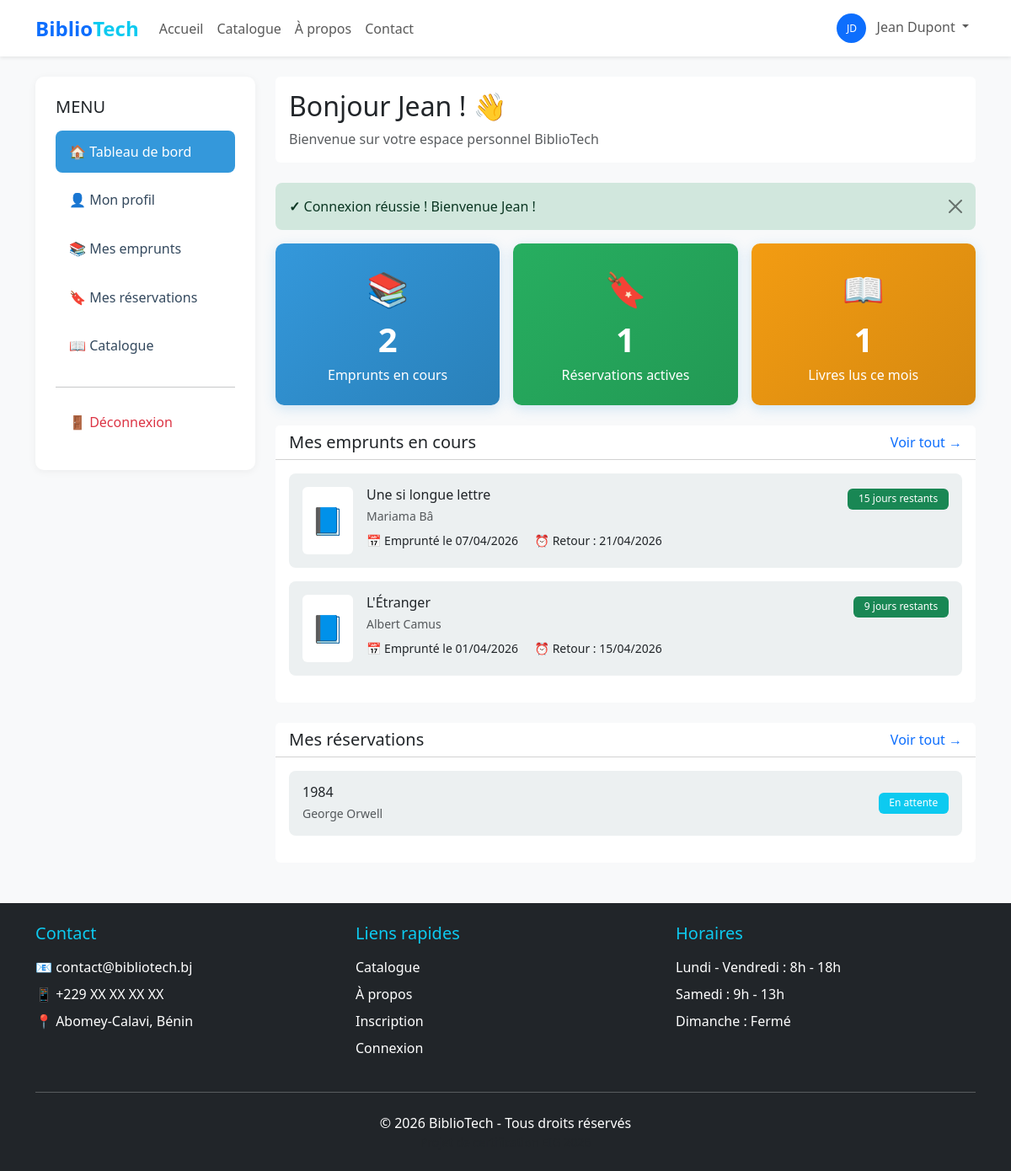
The page /frontend/membre/dashboard.php (signed in) on the database its author committed.
### tables this page shows
CREATE TABLE emprunts (
    id INT PRIMARY KEY AUTO_INCREMENT,
    utilisateur_id INT NOT NULL,
    livre_id INT NOT NULL,
    date_emprunt DATE NOT NULL DEFAULT (CURRENT_DATE),
    date_retour_prevue DATE NOT NULL,
    date_retour_effective DATE,
    statut ENUM('en_cours', 'retourne', 'en_retard') DEFAULT 'en_cours',
    enregistre_par INT,  
    created_at TIMESTAMP DEFAULT CURRENT_TIMESTAMP,
    updated_at TIMESTAMP DEFAULT CURRENT_TIMESTAMP ON UPDATE CURRENT_TIMESTAMP,
    FOREIGN KEY (utilisateur_id) REFERENCES utilisateurs(id) ON DELETE CASCADE,
    FOREIGN KEY (livre_id) REFERENCES livres(id) ON DELETE CASCADE,
    FOREIGN KEY (enregistre_par) REFERENCES utilisateurs(id) ON DELETE SET NULL,
    INDEX idx_utilisateur (utilisateur_id),
    INDEX idx_livre (livre_id),
    INDEX idx_statut (statut),
    INDEX idx_dates (date_emprunt, date_retour_prevue)
);

CREATE TABLE livres (
    id INT PRIMARY KEY AUTO_INCREMENT,
    titre VARCHAR(255) NOT NULL,
    auteur VARCHAR(150) NOT NULL,
    isbn VARCHAR(20) UNIQUE,
    categorie_id INT NOT NULL,
    description TEXT,
    image_couverture VARCHAR(255),
    nombre_exemplaires INT DEFAULT 1,
    exemplaires_disponibles INT DEFAULT 1,
    date_ajout DATE DEFAULT (CURRENT_DATE),
    created_at TIMESTAMP DEFAULT CURRENT_TIMESTAMP,
    updated_at TIMESTAMP DEFAULT CURRENT_TIMESTAMP ON UPDATE CURRENT_TIMESTAMP,
    FOREIGN KEY (categorie_id) REFERENCES categories(id) ON DELETE RESTRICT,
    INDEX idx_titre (titre),
    INDEX idx_auteur (auteur),
    INDEX idx_isbn (isbn),
    INDEX idx_categorie (categorie_id)
);

CREATE TABLE reservations (
    id INT PRIMARY KEY AUTO_INCREMENT,
    utilisateur_id INT NOT NULL,
    livre_id INT NOT NULL,
    date_reservation DATETIME DEFAULT CURRENT_TIMESTAMP,
    statut ENUM('en_attente', 'disponible', 'annulee', 'traitee') DEFAULT 'en_attente',
    date_expiration DATE,  
    created_at TIMESTAMP DEFAULT CURRENT_TIMESTAMP,
    updated_at TIMESTAMP DEFAULT CURRENT_TIMESTAMP ON UPDATE CURRENT_TIMESTAMP,
    FOREIGN KEY (utilisateur_id) REFERENCES utilisateurs(id) ON DELETE CASCADE,
    FOREIGN KEY (livre_id) REFERENCES livres(id) ON DELETE CASCADE,
    INDEX idx_utilisateur (utilisateur_id),
    INDEX idx_livre (livre_id),
    INDEX idx_statut (statut)
);

### backend/models/Emprunt.php (called while the page is built, shortened)
<?php
class Emprunt {
    private $conn;
    private $table = 'emprunts';
    public function __construct($db) {
        $this->conn = $db;
    }
    public function getParUtilisateur($user_id, $statut = null) {
        $query = "SELECT
                    e.id, e.date_emprunt, e.date_retour_prevue, e.date_retour_effective, e.statut,
                    DATEDIFF(e.date_retour_prevue, CURDATE()) as jours_restants,
                    l.id as livre_id, l.titre, l.auteur, l.image_couverture,
                    c.nom as categorie
                  FROM " . $this->table . " e
                  JOIN livres l ON e.livre_id = l.id
                  LEFT JOIN categories c ON l.categorie_id = c.id
                  WHERE e.utilisateur_id = :user_id";
        if ($statut) {
            $query .= " AND e.statut = :statut";
        }
        $query .= " ORDER BY e.date_emprunt DESC";
        $stmt = $this->conn->prepare($query);
        $stmt->bindParam(':user_id', $user_id);
        if ($statut) {
            $stmt->bindParam(':statut', $statut);
        }
        $stmt->execute();
        return $stmt->fetchAll(PDO::FETCH_ASSOC);
    }
}
?>

### frontend/membre/dashboard.php (the view, shortened to what this page needs)
<?php
require_once '../../backend/init.php';
require_once '../../backend/config/database.php';
require_once '../../backend/models/Emprunt.php';
$user = getUtilisateurConnecte();
$database = new Database();
$db = $database->getConnection();
$emprunt = new Emprunt($db);
$emprunt->updateEmpruntsRetard();
$emprunts_en_cours = $emprunt->getParUtilisateur($user['id'], 'en_cours');
$emprunts_en_retard = $emprunt->getParUtilisateur($user['id'], 'en_retard');
$emprunts_actifs = array_merge($emprunts_en_cours, $emprunts_en_retard);
$query_reservations = "SELECT r.*, l.titre, l.auteur
                       FROM reservations r
                       JOIN livres l ON r.livre_id = l.id
                       WHERE r.utilisateur_id = :user_id AND r.statut IN ('en_attente', 'disponible')
                       ORDER BY r.date_reservation DESC";
$stmt = $db->prepare($query_reservations);
$stmt->bindParam(':user_id', $user['id']);
$stmt->execute();
$reservations = $stmt->fetchAll(PDO::FETCH_ASSOC);
$query_lus = "SELECT COUNT(*) as total FROM emprunts
              WHERE utilisateur_id = :user_id
              AND statut = 'retourne'
              AND MONTH(date_retour_effective) = MONTH(CURDATE())
              AND YEAR(date_retour_effective) = YEAR(CURDATE())";
$stmt = $db->prepare($query_lus);
$stmt->bindParam(':user_id', $user['id']);
$stmt->execute();
$livres_lus_mois = $stmt->fetch(PDO::FETCH_ASSOC)['total'];
$stats = [
    'emprunts_actifs' => count($emprunts_actifs),
    'reservations'    => count($reservations),
    'livres_lus_mois' => $livres_lus_mois,
];
?>
<!DOCTYPE html>
<html lang="fr">
<head>
    <link href="https://cdn.jsdelivr.net/npm/bootstrap@5.3.0/dist/css/bootstrap.min.css" rel="stylesheet">
    <link rel="stylesheet" href="../assets/css/style.css">
</head>
<body class="bg-light">
    <?php include '../includes/header.php'; ?>
    <div class="container my-4">
        <div class="row">
            <div class="col-md-3">
                <div class="sidebar">
                    <h5 class="mb-3">MENU</h5>
                    <nav class="nav flex-column">
                        <a class="nav-link active" href="dashboard.php">🏠 Tableau de bord</a>
                        <a class="nav-link" href="profil.php">👤 Mon profil</a>
                        <a class="nav-link" href="emprunts.php">📚 Mes emprunts</a>
                        <a class="nav-link" href="reservations.php">🔖 Mes réservations</a>
                        <a class="nav-link" href="../catalogue.php">📖 Catalogue</a>
                        <hr>
                        <a class="nav-link text-danger" href="../deconnexion.php">🚪 Déconnexion</a>
                    </nav>
                </div>
            </div>
            <div class="col-md-9">
                <div class="card mb-4">
                    <div class="card-body">
                        <h2>Bonjour <?php echo htmlspecialchars($user['prenoms']); ?> ! 👋</h2>
                        <p class="text-muted mb-0">Bienvenue sur votre espace personnel BiblioTech</p>
                    </div>
                </div>
                <?php echo afficherMessage(); ?>
                <div class="row g-3 mb-4">
                    <div class="col-md-4">
                        <a href="emprunts.php" class="stat-card-link">
                            <div class="stat-card text-center">
                                <div style="font-size: 2.5rem;">📚</div>
                                <div style="font-size: 2.5rem; font-weight: bold;"><?php echo $stats['emprunts_actifs']; ?></div>
                                <div>Emprunts en cours</div>
                            </div>
                        </a>
                    </div>
                    <div class="col-md-4">
                        <a href="reservations.php" class="stat-card-link">
                            <div class="stat-card success text-center">
                                <div style="font-size: 2.5rem;">🔖</div>
                                <div style="font-size: 2.5rem; font-weight: bold;"><?php echo $stats['reservations']; ?></div>
                                <div>Réservations actives</div>
                            </div>
                        </a>
                    </div>
                    <div class="col-md-4">
                        <a href="emprunts.php?tab=historique" class="stat-card-link">
                            <div class="stat-card warning text-center">
                                <div style="font-size: 2.5rem;">📖</div>
                                <div style="font-size: 2.5rem; font-weight: bold;"><?php echo $stats['livres_lus_mois']; ?></div>
                                <div>Livres lus ce mois</div>
                            </div>
                        </a>
                    </div>
                </div>
                <div class="card mb-4">
                    <div class="card-header bg-white">
                        <div class="d-flex justify-content-between align-items-center">
                            <h5 class="mb-0">Mes emprunts en cours</h5>
                            <a href="emprunts.php" class="text-decoration-none">Voir tout →</a>
                        </div>
                    </div>
                    <div class="card-body">
                        <?php if (empty($emprunts_actifs)): ?>
                        <p class="text-muted mb-0">Aucun emprunt en cours.</p>
                        <?php else: ?>
                        <?php foreach (array_slice($emprunts_actifs, 0, 3) as $emp): ?>
                        <div class="book-item mb-3">
                            <div class="d-flex">
                                <div class="me-3">
                                    <div class="bg-white rounded text-center" style="width:60px;height:80px;display:flex;align-items:center;justify-content:center;">
                                        <span style="font-size:2rem;">📘</span>
                                    </div>
                                </div>
                                <div class="flex-grow-1">
                                    <h6 class="mb-1"><?php echo htmlspecialchars($emp['titre']); ?></h6>
                                    <p class="text-muted small mb-2"><?php echo htmlspecialchars($emp['auteur']); ?></p>
                                    <div class="small">
                                        <span class="me-3">📅 Emprunté le <?php echo formaterDate($emp['date_emprunt']); ?></span>
                                        <span>⏰ Retour : <?php echo formaterDate($emp['date_retour_prevue']); ?></span>
                                    </div>
                                </div>
                                <div>
                                    <?php
                                    $jours = $emp['jours_restants'];
                                    $badge_class = $jours > 5 ? 'success' : ($jours > 0 ? 'warning' : 'danger');
                                    ?>
                                    <span class="badge bg-<?php echo $badge_class; ?>">
                                        <?php echo $jours > 0 ? $jours . ' jours restants' : 'En retard'; ?>
                                    </span>
                                </div>
                            </div>
                        </div>
                        <?php endforeach; ?>
                        <?php endif; ?>
                    </div>
                </div>
                <div class="card">
                    <div class="card-header bg-white">
                        <div class="d-flex justify-content-between align-items-center">
                            <h5 class="mb-0">Mes réservations</h5>
                            <a href="reservations.php" class="text-decoration-none">Voir tout →</a>
                        </div>
                    </div>
                    <div class="card-body">
                        <?php if (empty($reservations)): ?>
                        <p class="text-muted mb-0">Aucune réservation en cours.</p>
                        <?php else: ?>
                        <?php foreach (array_slice($reservations, 0, 3) as $res): ?>
                        <div class="book-item mb-3">
                            <div class="d-flex justify-content-between align-items-center">
                                <div>
                                    <h6 class="mb-1"><?php echo htmlspecialchars($res['titre']); ?></h6>
                                    <p class="text-muted small mb-0"><?php echo htmlspecialchars($res['auteur']); ?></p>
                                </div>
                                <span class="badge bg-<?php echo $res['statut'] === 'disponible' ? 'success' : 'info'; ?>">
                                    <?php echo $res['statut'] === 'disponible' ? 'Disponible !' : 'En attente'; ?>
                                </span>
                            </div>
                        </div>
                        <?php endforeach; ?>
                        <?php endif; ?>
                    </div>
                </div>
            </div>
        </div>
    </div>
    <?php include '../includes/footer.php'; ?>
</body>
</html>

### frontend/assets/css/style.css (style rules this page uses)
:root { --primary: #2C3E50; --secondary: #3498DB; --accent: #E67E22; --success: #27AE60; --danger: #E74C3C; --warning: #F39C12; --info: #3498DB; --light: #ECF0F1; --dark: #34495E; }
body { font-family: 'Segoe UI', Tahoma, Geneva, Verdana, sans-serif; }
.card { transition: transform 0.3s, box-shadow 0.3s; border: none; }
.badge { padding: 0.4rem 0.8rem; font-weight: 500; }
.stat-card { border-radius: 10px; padding: 1.5rem; color: white; background: linear-gradient(135deg, var(--secondary) 0%, #2980B9 100%); box-shadow: 0 4px 15px rgba(52, 152, 219, 0.2); }
.stat-card.success { background: linear-gradient(135deg, var(--success) 0%, #229954 100%); }
.stat-card.warning { background: linear-gradient(135deg, var(--warning) 0%, #D68910 100%); }
.sidebar { background: white; border-radius: 10px; padding: 1.5rem; box-shadow: 0 2px 10px rgba(0,0,0,0.05); }
.sidebar .nav-link { color: var(--dark); border-radius: 8px; padding: 0.8rem 1rem; margin-bottom: 0.5rem; transition: all 0.3s; }
.sidebar .nav-link.active { background-color: var(--secondary); color: white; }
.book-item { background: var(--light); border-radius: 8px; padding: 1rem; transition: all 0.3s; }

### frontend/membre/dashboard.php (style rules this page uses)
.stat-card-link { text-decoration: none; display: block; }
.stat-card-link .stat-card { transition: transform 0.2s, box-shadow 0.2s; cursor: pointer; }

### rows shown on the page
emprunts: livre.titre "Une si longue lettre", livre.auteur "Mariama Bâ", date_emprunt "07/04/2026", date_retour_prevue "21/04/2026", jours "15"
emprunts: livre.titre "L'Étranger", livre.auteur "Albert Camus", date_emprunt "01/04/2026", date_retour_prevue "15/04/2026", jours "9"
reservations: livre.titre "1984", livre.auteur "George Orwell", statut "En attente"

### other values the page prints
substr($user['prenoms'], 0, 1) . substr($user['nom'], 0, 1) "JD"
$user['prenoms'] . ' ' . $user['nom'] "Jean Dupont"
$user['prenoms'] "Jean"
$icon "✓"
$msg['message'] "Connexion réussie ! Bienvenue Jean !"
$stats['emprunts_actifs'] "2"
$stats['reservations'] "1"
$stats['livres_lus_mois'] "1"
